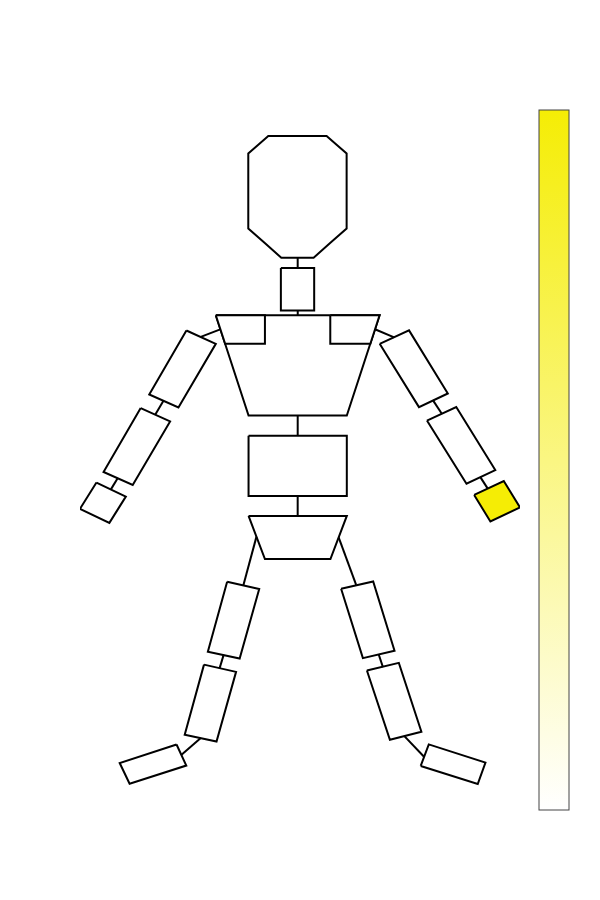
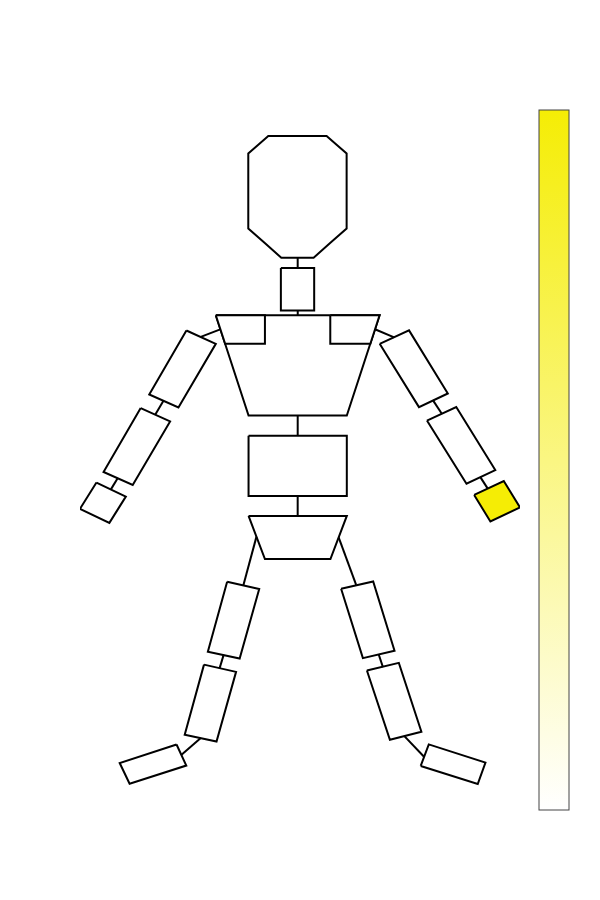

These figures' notebook cell, in order:
### Code cell
print("Body Heatmap for decoder D x-axis")
# Plot for Decoder D

# Retrieve and reshape data 
coefficientsModel_x = modelD_dict['Coeff'][0]

coefficientsModel_x_reshaped = coefficientsModel_x.reshape(1,6)

# Sum all coefficients across all rotations and positions for each rigid body and normalise
coefficientsModelSumDOF = np.sum(np.abs(coefficientsModel_x_reshaped),1)
coefficientsModelSumDOF = coefficientsModelSumDOF / sum(coefficientsModelSumDOF)


# Create a list with all rigid bodies in skeleton and set rigid bodies that don't have components to 0
coefficients_X = np.zeros((19))
coefficients_X[12] = coefficientsModelSumDOF


# Normalise so the max value is 1
coefficients_X = coefficients_X/ max(coefficients_X)




# Set location and import body parts ( list of names of bodies that coefficients correspond to)


# Extract shape data from the svg file
elements,points,pathElements,bodyPartMapping = extractShapesFromSVG(location=location,parts=bodyParts)

# Set colours for each coefficient

colours = [get_color_hex(i,white,decoderDColor) for i in coefficients_X]

print(colours)
# Draw the object 
drawObject(points,elements,colours,bodyPartMapping,saveGameLocation+"_bodySchematic_decoderD_xAxis.svg",lightColor=whiteColorBar,darkColor = decoderDColorbar)
#print(coefficients_A_X)


print("Body Heatmap for decoder D y-axis")
# Plot for Y axis

# Retrieve and reshape data 
coefficientsModel_y = modelD_dict['Coeff'][1]

coefficientsModel_y_reshaped = coefficientsModel_y.reshape(1,6)

# Sum all coefficients across all rotations and positions for each rigid body and normalise
coefficientsModelSumDOF = np.sum(np.abs(coefficientsModel_y_reshaped),1)
coefficientsModelSumDOF = coefficientsModelSumDOF / sum(coefficientsModelSumDOF)


# Create a list with all rigid bodies in skeleton and set rigid bodies that don't have components to 0
coefficients_Y = np.zeros((19))
coefficients_Y[12] = coefficientsModelSumDOF


# Normalise so the max value is 1
coefficients_Y = coefficients_Y/ max(coefficients_Y)

# Set location and import body parts ( list of names of bodies that coefficients correspond to)


# Extract shape data from the svg file
elements,points,pathElements,bodyPartMapping = extractShapesFromSVG(location=location,parts=bodyParts)

# Set colours for each coefficient

colours = [get_color_hex(i,white,decoderDColor) for i in coefficients_Y]

print(colours)
# Draw the object 
drawObject(points,elements,colours,bodyPartMapping,saveGameLocation+"_bodySchematic_decoderD_yAxis.svg",lightColor=whiteColorBar,darkColor = decoderDColorbar)
#print(coefficients_A_X)

### Figure 1 — Plotly figure (JSON) as saved in the notebook; plotly's stock layout.template omitted (floating-point values rounded to 4 significant figures)
{"data": [{"hoverinfo": "none", "marker": {"cmax": 1, "cmin": 0, "colorbar": {"tickvals": [], "title": {"text": ""}}, "colorscale": [[0, "rgb(255, 255, 255)"], [1, "rgb(245,237,5)"]]}, "mode": "markers", "type": "scatter", "x": [null], "y": [null]}, {"fill": "toself", "fillcolor": "#000000", "line": {"color": "#000000", "width": 2}, "mode": "lines", "type": "scatter", "x": [107.5, 110.5, 112.8], "y": [-167.4, -176.5, -184.0]}, {"fill": "toself", "fillcolor": "#ffffff", "line": {"color": "#000000", "width": 2}, "mode": "lines", "type": "scatter", "x": [89.87, 100.0, 100.0, 89.87, 89.87], "y": [-73.58, -73.58, -88.36, -88.36, -73.58]}, {"fill": "toself", "fillcolor": "#ffffff", "line": {"color": "#000000", "width": 2}, "mode": "lines", "type": "scatter", "x": [61.03, 70, 58.59, 49.68, 61.03], "y": [-95.35, -100, -122.2, -117.6, -95.35]}, {"fill": "toself", "fillcolor": "#ffffff", "line": {"color": "#000000", "width": 2}, "mode": "lines", "type": "scatter", "x": [120.0, 129.0, 140.8, 132.0, 120.0], "y": [-99.98, -95.29, -117.3, -122.0, -99.98]}, {"fill": "toself", "fillcolor": "#ffffff", "line": {"color": "#000000", "width": 2}, "mode": "lines", "type": "scatter", "x": [47.07, 56.05, 44.64, 35.73, 47.07], "y": [-122.4, -127.0, -149.2, -144.7, -122.4]}, {"fill": "toself", "fillcolor": "#ffffff", "line": {"color": "#000000", "width": 2}, "mode": "lines", "type": "scatter", "x": [134.5, 143.4, 155.3, 146.5, 134.5], "y": [-126.7, -122.0, -144.0, -148.8, -126.7]}, {"fill": "toself", "fillcolor": "#ffffff", "line": {"color": "#000000", "width": 2}, "mode": "lines", "type": "scatter", "x": [80, 110, 110, 80, 80], "y": [-132, -132, -153, -153, -132]}, {"fill": "toself", "fillcolor": "#000000", "line": {"color": "#000000", "width": 2}, "mode": "lines", "type": "scatter", "x": [65.41, 71.35, 71.35], "y": [-97.57, -94.95, -94.95]}, {"fill": "toself", "fillcolor": "#000000", "line": {"color": "#000000", "width": 2}, "mode": "lines", "type": "scatter", "x": [124.4, 118.6, 118.6], "y": [-97.73, -94.9, -94.9]}, {"fill": "toself", "fillcolor": "#ffffff", "line": {"color": "#000000", "width": 2}, "mode": "lines", "type": "scatter", "x": [80, 85, 105, 110, 80], "y": [-160, -175, -175, -160, -160]}, {"fill": "toself", "fillcolor": "#000000", "line": {"color": "#000000", "width": 2}, "mode": "lines", "type": "scatter", "x": [40.08, 38.92, 37.97], "y": [-146.8, -149.0, -150.7]}, {"fill": "toself", "fillcolor": "#000000", "line": {"color": "#000000", "width": 2}, "mode": "lines", "type": "scatter", "x": [150.7, 152.0, 153.0], "y": [-146.4, -148.6, -150.4]}, {"fill": "toself", "fillcolor": "#000000", "line": {"color": "#000000", "width": 2}, "mode": "lines", "type": "scatter", "x": [95.0, 95.0], "y": [-69.88, -73.68]}, {"fill": "toself", "fillcolor": "#000000", "line": {"color": "#000000", "width": 2}, "mode": "lines", "type": "scatter", "x": [95.01, 95.01], "y": [-88.37, -90.09]}, {"fill": "toself", "fillcolor": "#000000", "line": {"color": "#000000", "width": 2}, "mode": "lines", "type": "scatter", "x": [95.0, 95.0], "y": [-124.7, -132.1]}, {"fill": "toself", "fillcolor": "#000000", "line": {"color": "#000000", "width": 2}, "mode": "lines", "type": "scatter", "x": [136.3, 137.8, 139.0], "y": [-119.6, -122.2, -124.3]}, {"fill": "toself", "fillcolor": "#000000", "line": {"color": "#000000", "width": 2}, "mode": "lines", "type": "scatter", "x": [95.0, 95.0], "y": [-153.0, -160.0]}, {"fill": "toself", "fillcolor": "#000000", "line": {"color": "#000000", "width": 2}, "mode": "lines", "type": "scatter", "x": [54.07, 52.68, 51.54], "y": [-119.8, -122.4, -124.6]}, {"fill": "toself", "fillcolor": "#ffffff", "line": {"color": "#000000", "width": 2}, "mode": "lines", "type": "scatter", "x": [108.3, 118.0, 124.6, 114.9, 108.3], "y": [-185.4, -182.8, -207.0, -209.6, -185.4]}, {"fill": "toself", "fillcolor": "#ffffff", "line": {"color": "#000000", "width": 2}, "mode": "lines", "type": "scatter", "x": [116.1, 125.9, 132.8, 123.2, 116.1], "y": [-213.9, -211.2, -235.3, -238.0, -213.9]}, {"fill": "toself", "fillcolor": "#000000", "line": {"color": "#000000", "width": 2}, "mode": "lines", "type": "scatter", "x": [82.42, 80.22, 78.4], "y": [-167.2, -176.6, -184.2]}, {"fill": "toself", "fillcolor": "#ffffff", "line": {"color": "#000000", "width": 2}, "mode": "lines", "type": "scatter", "x": [73.46, 83.25, 77.29, 67.58, 73.46], "y": [-182.9, -185.4, -209.7, -207.3, -182.9]}, {"fill": "toself", "fillcolor": "#ffffff", "line": {"color": "#000000", "width": 2}, "mode": "lines", "type": "scatter", "x": [66.4, 76.19, 70.22, 60.51, 66.4], "y": [-211.8, -214.4, -238.6, -236.2, -211.8]}, {"fill": "toself", "fillcolor": "#000000", "line": {"color": "#000000", "width": 2}, "mode": "lines", "type": "scatter", "x": [72.41, 71.71, 71.13], "y": [-208.3, -211.0, -213.2]}, {"fill": "toself", "fillcolor": "#000000", "line": {"color": "#000000", "width": 2}, "mode": "lines", "type": "scatter", "x": [119.7, 120.4, 121.0], "y": [-208.1, -210.7, -212.7]}, {"fill": "toself", "fillcolor": "#ffffff", "line": {"color": "#000000", "width": 2}, "mode": "lines", "type": "scatter", "x": [132.6, 135.0, 152.3, 150.0, 132.6], "y": [-247.1, -239.6, -246.0, -253.4, -247.1]}, {"fill": "toself", "fillcolor": "#000000", "line": {"color": "#000000", "width": 2}, "mode": "lines", "type": "scatter", "x": [127.6, 130.9, 133.6], "y": [-236.8, -240.7, -244.0]}, {"fill": "toself", "fillcolor": "#ffffff", "line": {"color": "#000000", "width": 2}, "mode": "lines", "type": "scatter", "x": [58.02, 60.99, 43.68, 40.66, 58.02], "y": [-239.7, -247.0, -253.3, -246.1, -239.7]}, {"fill": "toself", "fillcolor": "#000000", "line": {"color": "#000000", "width": 2}, "mode": "lines", "type": "scatter", "x": [65.41, 62.13, 59.44], "y": [-237.4, -240.7, -243.3]}, {"fill": "toself", "fillcolor": "#ffffff", "line": {"color": "#000000", "width": 2}, "mode": "lines", "type": "scatter", "x": [84.96, 79.92, 79.92, 79.92, 82.98, 86.03, 94.93, 103.8, 106.9, 109.9, 109.9, 109.9, 104.9, 99.87, 94.93, 90.0, 84.96], "y": [-64.86, -59.76, -46.7, -33.64, -30.59, -27.53, -27.53, -27.53, -30.59, -33.64, -46.7, -59.76, -64.86, -69.95, -69.95, -69.95, -64.86]}, {"fill": "toself", "fillcolor": "#ffffff", "line": {"color": "#000000", "width": 2}, "mode": "lines", "type": "scatter", "x": [33.56, 42.53, 37.51, 28.54, 33.56], "y": [-148.3, -153.3, -162.4, -157.5, -148.3]}, {"fill": "toself", "fillcolor": "#ffffff", "line": {"color": "#000000", "width": 2}, "mode": "lines", "type": "scatter", "x": [70, 120, 110, 80, 70], "y": [-90, -90, -125, -125, -90]}, {"fill": "toself", "fillcolor": "#ffffff", "line": {"color": "#000000", "width": 2}, "mode": "lines", "type": "scatter", "x": [70, 85, 85, 72.85, 70], "y": [-90, -90, -100, -100, -90]}, {"fill": "toself", "fillcolor": "#ffffff", "line": {"color": "#000000", "width": 2}, "mode": "lines", "type": "scatter", "x": [105.0, 120, 117.2, 105.0, 105.0], "y": [-90, -90, -100, -100, -90]}, {"fill": "toself", "fillcolor": "#f5ed05", "line": {"color": "#000000", "width": 2}, "mode": "lines", "type": "scatter", "x": [148.9, 157.9, 162.9, 153.8, 148.9], "y": [-152.7, -147.8, -157.0, -161.9, -152.7]}], "layout": {"height": 900, "showlegend": false, "width": 600, "xaxis": {"showgrid": false, "showline": false, "showticklabels": false, "ticks": "", "zeroline": false}, "yaxis": {"showgrid": false, "showline": false, "showticklabels": false, "ticks": "", "zeroline": false}}}

### Figure 2 — Plotly figure (JSON) as saved in the notebook; plotly's stock layout.template omitted (floating-point values rounded to 4 significant figures)
{"data": [{"hoverinfo": "none", "marker": {"cmax": 1, "cmin": 0, "colorbar": {"tickvals": [], "title": {"text": ""}}, "colorscale": [[0, "rgb(255, 255, 255)"], [1, "rgb(245,237,5)"]]}, "mode": "markers", "type": "scatter", "x": [null], "y": [null]}, {"fill": "toself", "fillcolor": "#000000", "line": {"color": "#000000", "width": 2}, "mode": "lines", "type": "scatter", "x": [107.5, 110.5, 112.8], "y": [-167.4, -176.5, -184.0]}, {"fill": "toself", "fillcolor": "#ffffff", "line": {"color": "#000000", "width": 2}, "mode": "lines", "type": "scatter", "x": [89.87, 100.0, 100.0, 89.87, 89.87], "y": [-73.58, -73.58, -88.36, -88.36, -73.58]}, {"fill": "toself", "fillcolor": "#ffffff", "line": {"color": "#000000", "width": 2}, "mode": "lines", "type": "scatter", "x": [61.03, 70, 58.59, 49.68, 61.03], "y": [-95.35, -100, -122.2, -117.6, -95.35]}, {"fill": "toself", "fillcolor": "#ffffff", "line": {"color": "#000000", "width": 2}, "mode": "lines", "type": "scatter", "x": [120.0, 129.0, 140.8, 132.0, 120.0], "y": [-99.98, -95.29, -117.3, -122.0, -99.98]}, {"fill": "toself", "fillcolor": "#ffffff", "line": {"color": "#000000", "width": 2}, "mode": "lines", "type": "scatter", "x": [47.07, 56.05, 44.64, 35.73, 47.07], "y": [-122.4, -127.0, -149.2, -144.7, -122.4]}, {"fill": "toself", "fillcolor": "#ffffff", "line": {"color": "#000000", "width": 2}, "mode": "lines", "type": "scatter", "x": [134.5, 143.4, 155.3, 146.5, 134.5], "y": [-126.7, -122.0, -144.0, -148.8, -126.7]}, {"fill": "toself", "fillcolor": "#ffffff", "line": {"color": "#000000", "width": 2}, "mode": "lines", "type": "scatter", "x": [80, 110, 110, 80, 80], "y": [-132, -132, -153, -153, -132]}, {"fill": "toself", "fillcolor": "#000000", "line": {"color": "#000000", "width": 2}, "mode": "lines", "type": "scatter", "x": [65.41, 71.35, 71.35], "y": [-97.57, -94.95, -94.95]}, {"fill": "toself", "fillcolor": "#000000", "line": {"color": "#000000", "width": 2}, "mode": "lines", "type": "scatter", "x": [124.4, 118.6, 118.6], "y": [-97.73, -94.9, -94.9]}, {"fill": "toself", "fillcolor": "#ffffff", "line": {"color": "#000000", "width": 2}, "mode": "lines", "type": "scatter", "x": [80, 85, 105, 110, 80], "y": [-160, -175, -175, -160, -160]}, {"fill": "toself", "fillcolor": "#000000", "line": {"color": "#000000", "width": 2}, "mode": "lines", "type": "scatter", "x": [40.08, 38.92, 37.97], "y": [-146.8, -149.0, -150.7]}, {"fill": "toself", "fillcolor": "#000000", "line": {"color": "#000000", "width": 2}, "mode": "lines", "type": "scatter", "x": [150.7, 152.0, 153.0], "y": [-146.4, -148.6, -150.4]}, {"fill": "toself", "fillcolor": "#000000", "line": {"color": "#000000", "width": 2}, "mode": "lines", "type": "scatter", "x": [95.0, 95.0], "y": [-69.88, -73.68]}, {"fill": "toself", "fillcolor": "#000000", "line": {"color": "#000000", "width": 2}, "mode": "lines", "type": "scatter", "x": [95.01, 95.01], "y": [-88.37, -90.09]}, {"fill": "toself", "fillcolor": "#000000", "line": {"color": "#000000", "width": 2}, "mode": "lines", "type": "scatter", "x": [95.0, 95.0], "y": [-124.7, -132.1]}, {"fill": "toself", "fillcolor": "#000000", "line": {"color": "#000000", "width": 2}, "mode": "lines", "type": "scatter", "x": [136.3, 137.8, 139.0], "y": [-119.6, -122.2, -124.3]}, {"fill": "toself", "fillcolor": "#000000", "line": {"color": "#000000", "width": 2}, "mode": "lines", "type": "scatter", "x": [95.0, 95.0], "y": [-153.0, -160.0]}, {"fill": "toself", "fillcolor": "#000000", "line": {"color": "#000000", "width": 2}, "mode": "lines", "type": "scatter", "x": [54.07, 52.68, 51.54], "y": [-119.8, -122.4, -124.6]}, {"fill": "toself", "fillcolor": "#ffffff", "line": {"color": "#000000", "width": 2}, "mode": "lines", "type": "scatter", "x": [108.3, 118.0, 124.6, 114.9, 108.3], "y": [-185.4, -182.8, -207.0, -209.6, -185.4]}, {"fill": "toself", "fillcolor": "#ffffff", "line": {"color": "#000000", "width": 2}, "mode": "lines", "type": "scatter", "x": [116.1, 125.9, 132.8, 123.2, 116.1], "y": [-213.9, -211.2, -235.3, -238.0, -213.9]}, {"fill": "toself", "fillcolor": "#000000", "line": {"color": "#000000", "width": 2}, "mode": "lines", "type": "scatter", "x": [82.42, 80.22, 78.4], "y": [-167.2, -176.6, -184.2]}, {"fill": "toself", "fillcolor": "#ffffff", "line": {"color": "#000000", "width": 2}, "mode": "lines", "type": "scatter", "x": [73.46, 83.25, 77.29, 67.58, 73.46], "y": [-182.9, -185.4, -209.7, -207.3, -182.9]}, {"fill": "toself", "fillcolor": "#ffffff", "line": {"color": "#000000", "width": 2}, "mode": "lines", "type": "scatter", "x": [66.4, 76.19, 70.22, 60.51, 66.4], "y": [-211.8, -214.4, -238.6, -236.2, -211.8]}, {"fill": "toself", "fillcolor": "#000000", "line": {"color": "#000000", "width": 2}, "mode": "lines", "type": "scatter", "x": [72.41, 71.71, 71.13], "y": [-208.3, -211.0, -213.2]}, {"fill": "toself", "fillcolor": "#000000", "line": {"color": "#000000", "width": 2}, "mode": "lines", "type": "scatter", "x": [119.7, 120.4, 121.0], "y": [-208.1, -210.7, -212.7]}, {"fill": "toself", "fillcolor": "#ffffff", "line": {"color": "#000000", "width": 2}, "mode": "lines", "type": "scatter", "x": [132.6, 135.0, 152.3, 150.0, 132.6], "y": [-247.1, -239.6, -246.0, -253.4, -247.1]}, {"fill": "toself", "fillcolor": "#000000", "line": {"color": "#000000", "width": 2}, "mode": "lines", "type": "scatter", "x": [127.6, 130.9, 133.6], "y": [-236.8, -240.7, -244.0]}, {"fill": "toself", "fillcolor": "#ffffff", "line": {"color": "#000000", "width": 2}, "mode": "lines", "type": "scatter", "x": [58.02, 60.99, 43.68, 40.66, 58.02], "y": [-239.7, -247.0, -253.3, -246.1, -239.7]}, {"fill": "toself", "fillcolor": "#000000", "line": {"color": "#000000", "width": 2}, "mode": "lines", "type": "scatter", "x": [65.41, 62.13, 59.44], "y": [-237.4, -240.7, -243.3]}, {"fill": "toself", "fillcolor": "#ffffff", "line": {"color": "#000000", "width": 2}, "mode": "lines", "type": "scatter", "x": [84.96, 79.92, 79.92, 79.92, 82.98, 86.03, 94.93, 103.8, 106.9, 109.9, 109.9, 109.9, 104.9, 99.87, 94.93, 90.0, 84.96], "y": [-64.86, -59.76, -46.7, -33.64, -30.59, -27.53, -27.53, -27.53, -30.59, -33.64, -46.7, -59.76, -64.86, -69.95, -69.95, -69.95, -64.86]}, {"fill": "toself", "fillcolor": "#ffffff", "line": {"color": "#000000", "width": 2}, "mode": "lines", "type": "scatter", "x": [33.56, 42.53, 37.51, 28.54, 33.56], "y": [-148.3, -153.3, -162.4, -157.5, -148.3]}, {"fill": "toself", "fillcolor": "#ffffff", "line": {"color": "#000000", "width": 2}, "mode": "lines", "type": "scatter", "x": [70, 120, 110, 80, 70], "y": [-90, -90, -125, -125, -90]}, {"fill": "toself", "fillcolor": "#ffffff", "line": {"color": "#000000", "width": 2}, "mode": "lines", "type": "scatter", "x": [70, 85, 85, 72.85, 70], "y": [-90, -90, -100, -100, -90]}, {"fill": "toself", "fillcolor": "#ffffff", "line": {"color": "#000000", "width": 2}, "mode": "lines", "type": "scatter", "x": [105.0, 120, 117.2, 105.0, 105.0], "y": [-90, -90, -100, -100, -90]}, {"fill": "toself", "fillcolor": "#f5ed05", "line": {"color": "#000000", "width": 2}, "mode": "lines", "type": "scatter", "x": [148.9, 157.9, 162.9, 153.8, 148.9], "y": [-152.7, -147.8, -157.0, -161.9, -152.7]}], "layout": {"height": 900, "showlegend": false, "width": 600, "xaxis": {"showgrid": false, "showline": false, "showticklabels": false, "ticks": "", "zeroline": false}, "yaxis": {"showgrid": false, "showline": false, "showticklabels": false, "ticks": "", "zeroline": false}}}
